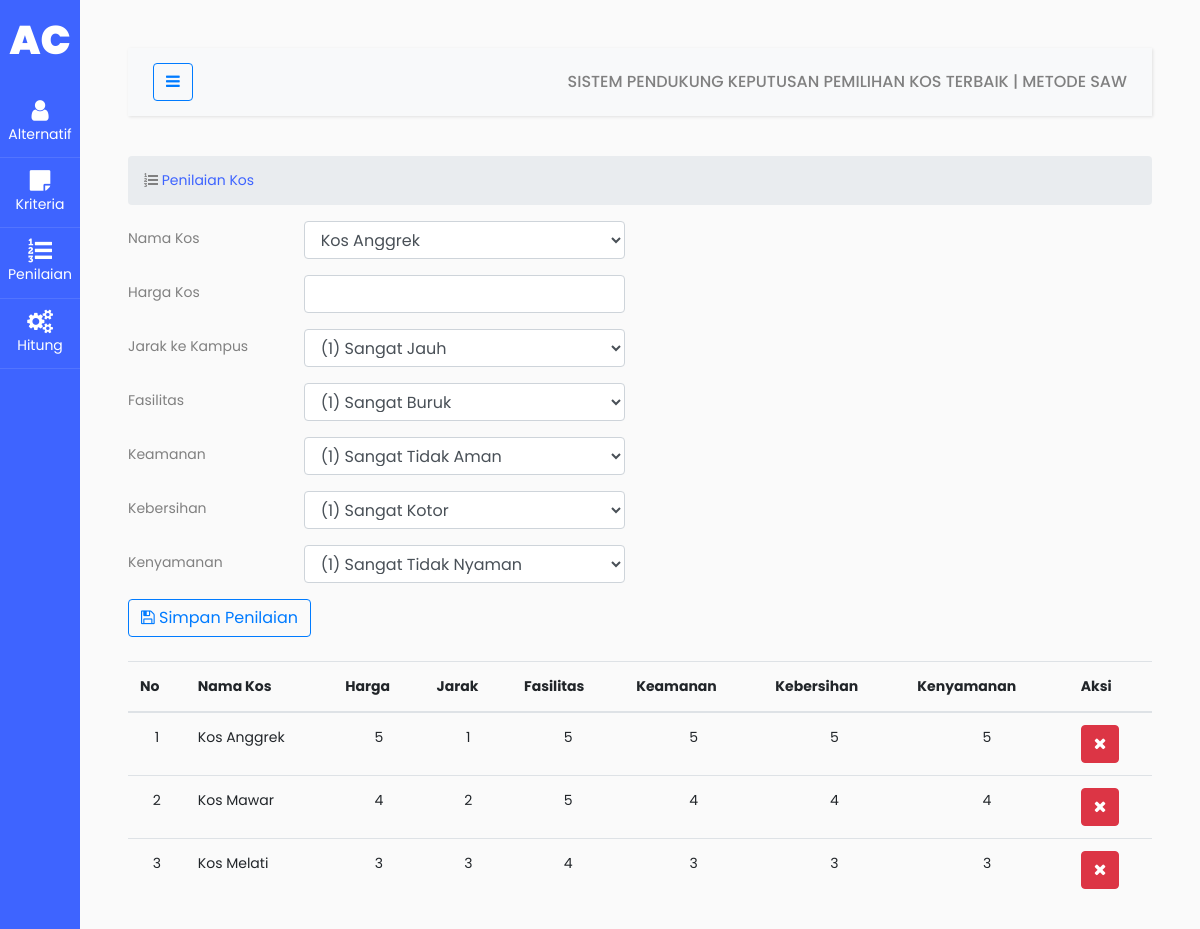
The page /penilaian.php on the database its author committed.
### tables this page shows
CREATE TABLE `saw_penilaian` (
  `nama` varchar(100) NOT NULL,
  `peringkat` float NOT NULL,
  `ukuran` float NOT NULL,
  `unduhan` float NOT NULL,
  `aktif` float NOT NULL,
  `manfaat` float NOT NULL,
  `kelebihan` float NOT NULL,
  PRIMARY KEY (`nama`)
);

### penilaian.php (the view, shortened to what this page needs)
<!doctype html>
<html lang="en">
<?php
include 'components/head.php';
?>
<body>
  <div class="wrapper d-flex align-items-stretch">
    <?php
    include 'components/sidebar.php';
    ?>
    <div id="content" class="p-4 p-md-5">
      <?php
      include 'components/navbar.php';
      ?>
      <section id="main-content">
        <section class="wrapper">
          <div class="row">
            <div class="col-lg-12">
              <ol class="breadcrumb">
                <li><i class="fa fa-list-ol"></i><a href="penilaian.php"> Penilaian Kos</a></li>
              </ol>
            </div>
          </div>
          <?php
          include 'koneksi.php';
          ?>
          <form method="POST" action="">
            <div class="form-group row">
              <label class="col-sm-2 col-form-label">Nama Kos</label>
              <div class="col-sm-4">
                <select class="form-control" name="nama">
                  <?php
                  $sql = "SELECT * FROM saw_aplikasi";
                  $hasil = $conn->query($sql);
                  if ($hasil->num_rows > 0) {
                    while ($row = mysqli_fetch_array($hasil)) {
                  ?>
                      <option><?= $row[0]; ?></option>
                  <?php
                    }
                  }
                  ?>
                </select>
              </div>
            </div>
            <div class="form-group row">
              <label class="col-sm-2 col-form-label">Harga Kos</label>
              <div class="col-sm-4">
                <input type="text" class="form-control" name="peringkat">
              </div>
            </div>
            <div class="form-group row">
              <label class="col-sm-2 col-form-label">Jarak ke Kampus</label>
              <div class="col-sm-4">
                <select class="form-control" name="ukuran">
                  <option>(1) Sangat Jauh</option>
                </select>
              </div>
            </div>
            <div class="form-group row">
              <label class="col-sm-2 col-form-label">Fasilitas</label>
              <div class="col-sm-4">
                <select class="form-control" name="unduhan">
                  <option>(1) Sangat Buruk</option>
                </select>
              </div>
            </div>
            <div class="form-group row">
              <label class="col-sm-2 col-form-label">Keamanan</label>
              <div class="col-sm-4">
                <select class="form-control" name="aktif">
                  <option>(1) Sangat Tidak Aman</option>
                </select>
              </div>
            </div>
            <div class="form-group row">
              <label class="col-sm-2 col-form-label">Kebersihan</label>
              <div class="col-sm-4">
                <select class="form-control" name="manfaat">
                  <option>(1) Sangat Kotor</option>
                </select>
              </div>
            </div>
            <div class="form-group row">
              <label class="col-sm-2 col-form-label">Kenyamanan</label>
              <div class="col-sm-4">
                <select class="form-control" name="kelebihan">
                  <option>(1) Sangat Tidak Nyaman</option>
                </select>
              </div>
            </div>
            <div class="mb-4">
              <button type="submit" name="submit" class="btn btn-outline-primary">
                <i class="fa fa-save"></i> Simpan Penilaian
              </button>
            </div>
          </form>
          <table class="table">
            <thead>
              <tr>
                <th>No</th>
                <th>Nama Kos</th>
                <th>Harga</th>
                <th>Jarak</th>
                <th>Fasilitas</th>
                <th>Keamanan</th>
                <th>Kebersihan</th>
                <th>Kenyamanan</th>
                <th>Aksi</th>
              </tr>
            </thead>
            <tbody>
              <?php
              $b = 0;
              $sql = "SELECT * FROM saw_penilaian ORDER BY nama ASC";
              $hasil = $conn->query($sql);
              if ($hasil->num_rows > 0) {
                while ($row = $hasil->fetch_row()) {
              ?>
                  <tr>
                    <td align="center"><?= ++$b ?></td>
                    <td><?= $row[0] ?></td>
                    <td align="center"><?= $row[1] ?></td>
                    <td align="center"><?= $row[2] ?></td>
                    <td align="center"><?= $row[3] ?></td>
                    <td align="center"><?= $row[4] ?></td>
                    <td align="center"><?= $row[5] ?></td>
                    <td align="center"><?= $row[6] ?></td>
                    <td>
                      <a class="btn btn-danger" href="penilaian_hapus.php?nama=<?= $row[0] ?>">
                        <i class="fa fa-close"></i>
                      </a>
                    </td>
                  </tr>
              <?php
                }
              } else {
                echo "<tr><td colspan='9'>Data Tidak Ada</td></tr>";
              }
              ?>
            </tbody>
          </table>
        </section>
      </section>
    </div>
  </div>
</body>
</html>

### components/head.php (shortened to what this page needs)
<head>
    <link rel="stylesheet" href="https://stackpath.bootstrapcdn.com/font-awesome/4.7.0/css/font-awesome.min.css">
    <link rel="stylesheet" href="css/style.css">
</head>

### components/sidebar.php
<nav id="sidebar" class="active">
    <h1><a href="index.php" class="logo">AC</a></h1>
    <ul class="list-unstyled components mb-5">
        <li>
            <a href="index.php"><span class="fa fa-user"></span> Alternatif</a>
        </li>
        <li class="active">
            <a href="kriteria.php"><span class="fa fa-sticky-note"></span> Kriteria</a>
        </li>
        <li>
            <a href="penilaian.php"><span class="fa fa-list-ol"></span> Penilaian</a>
        </li>
        <li>
            <a href="hitung.php"><span class="fa fa-cogs"></span> Hitung</a>
        </li>
    </ul>
</nav>

### components/navbar.php (shortened to what this page needs)
<nav class="navbar navbar-expand-lg navbar-light bg-light">
    <div class="container-fluid">
        <button type="button" id="sidebarCollapse" class="btn btn-outline-primary">
            <i class="fa fa-bars"></i>
        </button>
        <h6 class="nav"> SISTEM PENDUKUNG KEPUTUSAN PEMILIHAN KOS TERBAIK | METODE SAW
</b></h6>
    </div>
</nav>

### rows shown on the page
saw_penilaian: nama "Kos Anggrek", peringkat "5", ukuran "1", unduhan "5", aktif "5", manfaat "5", kelebihan "5"
saw_penilaian: nama "Kos Mawar", peringkat "4", ukuran "2", unduhan "5", aktif "4", manfaat "4", kelebihan "4"
saw_penilaian: nama "Kos Melati", peringkat "3", ukuran "3", unduhan "4", aktif "3", manfaat "3", kelebihan "3"

### other values the page prints
form field nama "Kos Anggrek"
